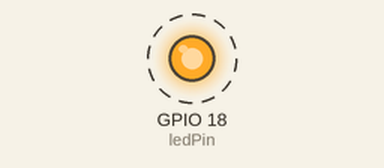
Simulated run of this sketch. Board: ESP32. Shown: output pins drawn as LEDs (lit = HIGH). Dashed ring = blinking. What the sketch prints to the serial monitor is not drawn.

Above: at 0.5 s.
Timing chart, 0 to 4.6 s (numbered marks = the images above):
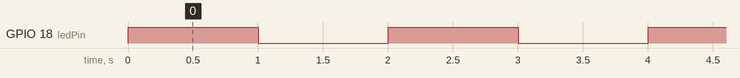

The sketch:

ESP32-02-OutputControls.ino
```cpp
int ledPin = 18; // the pin used to connect the LED

void setup() {
  Serial.begin(115200); // use serial connection to debug
  Serial.println("Setup"); // to check in serial monitor
  pinMode(ledPin, OUTPUT); // set pin 2 as output
}

void loop() {
  digitalWrite(ledPin, HIGH); // sets pin to high voltage (ON)
  Serial.println("LED ON"); // to check in serial monitor
  delay(1000); // wait half a second
  digitalWrite(ledPin, LOW); // set pin to low voltag (OFF)
  Serial.println("LED OFF"); // to check in serial monitor
  delay(1000); // wait again
}
```

Measured:
- by itself, GPIO 18 (ledPin): alternates HIGH for 1.0 s and LOW for 1.0 s
